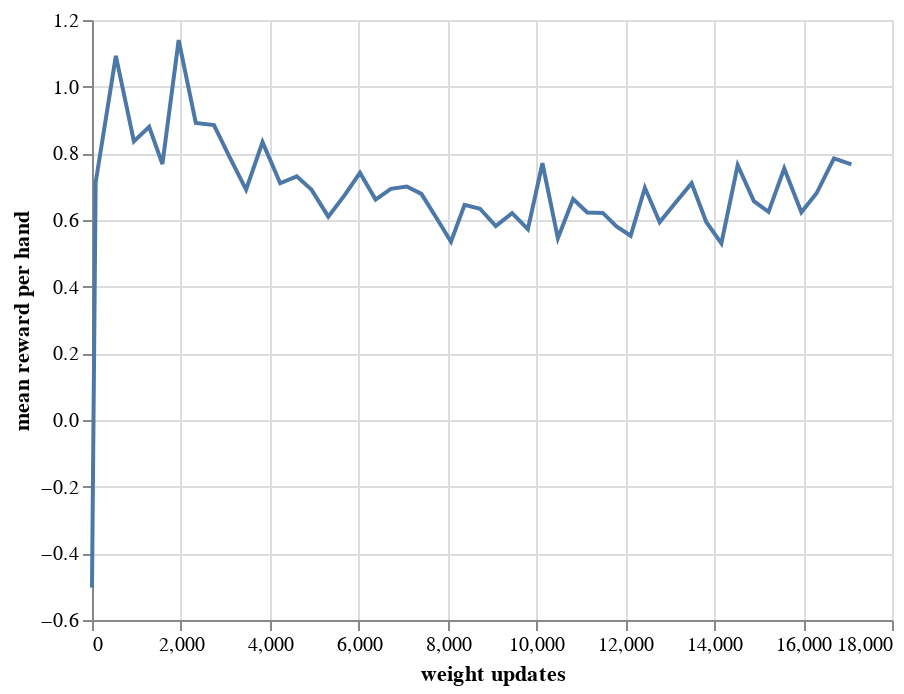

Notebook code for this chart:
### Code cell
alt.Chart(leduc).mark_line().encode(
    x=alt.X("timestep:Q", title="weight updates"),
    y=alt.Y("reward:Q", title="mean reward per hand"),
)

### Figure 1 — Vega-Lite specification as saved in the notebook (floating-point values rounded to 4 significant figures)
{"config": {"view": {"continuousWidth": 400, "continuousHeight": 300}}, "data": {"name": "data-76b76148c759c92a8a5bc1002558b0ae"}, "mark": "line", "encoding": {"x": {"type": "quantitative", "field": "timestep", "title": "weight updates"}, "y": {"type": "quantitative", "field": "reward", "title": "mean reward per hand"}}, "$schema": "https://vega.github.io/schema/vega-lite/v4.8.1.json", "datasets": {"data-76b76148c759c92a8a5bc1002558b0ae": [{"timestep": 0, "reward": -0.5029, "game": "Leduc Hold'em"}, {"timestep": 82, "reward": 0.7124, "game": "Leduc Hold'em"}, {"timestep": 537, "reward": 1.093, "game": "Leduc Hold'em"}, {"timestep": 943, "reward": 0.8359, "game": "Leduc Hold'em"}, {"timestep": 1286, "reward": 0.8792, "game": "Leduc Hold'em"}, {"timestep": 1584, "reward": 0.7681, "game": "Leduc Hold'em"}, {"timestep": 1950, "reward": 1.14, "game": "Leduc Hold'em"}, {"timestep": 2336, "reward": 0.891, "game": "Leduc Hold'em"}, {"timestep": 2744, "reward": 0.8847, "game": "Leduc Hold'em"}, {"timestep": 3097, "reward": 0.7886, "game": "Leduc Hold'em"}, {"timestep": 3467, "reward": 0.6911, "game": "Leduc Hold'em"}, {"timestep": 3837, "reward": 0.8337, "game": "Leduc Hold'em"}, {"timestep": 4235, "reward": 0.7103, "game": "Leduc Hold'em"}, {"timestep": 4607, "reward": 0.7309, "game": "Leduc Hold'em"}, {"timestep": 4941, "reward": 0.6905, "game": "Leduc Hold'em"}, {"timestep": 5317, "reward": 0.61, "game": "Leduc Hold'em"}, {"timestep": 5689, "reward": 0.6752, "game": "Leduc Hold'em"}, {"timestep": 6029, "reward": 0.7417, "game": "Leduc Hold'em"}, {"timestep": 6381, "reward": 0.6613, "game": "Leduc Hold'em"}, {"timestep": 6723, "reward": 0.6935, "game": "Leduc Hold'em"}, {"timestep": 7082, "reward": 0.7006, "game": "Leduc Hold'em"}, {"timestep": 7411, "reward": 0.6784, "game": "Leduc Hold'em"}, {"timestep": 7744, "reward": 0.6075, "game": "Leduc Hold'em"}, {"timestep": 8077, "reward": 0.5348, "game": "Leduc Hold'em"}, {"timestep": 8383, "reward": 0.6456, "game": "Leduc Hold'em"}, {"timestep": 8730, "reward": 0.6339, "game": "Leduc Hold'em"}, {"timestep": 9085, "reward": 0.5817, "game": "Leduc Hold'em"}, {"timestep": 9452, "reward": 0.6208, "game": "Leduc Hold'em"}, {"timestep": 9807, "reward": 0.5726, "game": "Leduc Hold'em"}, {"timestep": 10135, "reward": 0.7702, "game": "Leduc Hold'em"}, {"timestep": 10482, "reward": 0.5454, "game": "Leduc Hold'em"}, {"timestep": 10825, "reward": 0.6632, "game": "Leduc Hold'em"}, {"timestep": 11144, "reward": 0.6223, "game": "Leduc Hold'em"}, {"timestep": 11493, "reward": 0.6213, "game": "Leduc Hold'em"}, {"timestep": 11801, "reward": 0.5805, "game": "Leduc Hold'em"}, {"timestep": 12120, "reward": 0.5527, "game": "Leduc Hold'em"}, {"timestep": 12440, "reward": 0.6967, "game": "Leduc Hold'em"}, {"timestep": 12773, "reward": 0.5934, "game": "Leduc Hold'em"}, {"timestep": 13137, "reward": 0.6536, "game": "Leduc Hold'em"}, {"timestep": 13491, "reward": 0.7105, "game": "Leduc Hold'em"}, {"timestep": 13821, "reward": 0.594, "game": "Leduc Hold'em"}, {"timestep": 14161, "reward": 0.5301, "game": "Leduc Hold'em"}, {"timestep": 14528, "reward": 0.7641, "game": "Leduc Hold'em"}, {"timestep": 14892, "reward": 0.6567, "game": "Leduc Hold'em"}, {"timestep": 15222, "reward": 0.6242, "game": "Leduc Hold'em"}, {"timestep": 15575, "reward": 0.7545, "game": "Leduc Hold'em"}, {"timestep": 15961, "reward": 0.623, "game": "Leduc Hold'em"}, {"timestep": 16303, "reward": 0.6802, "game": "Leduc Hold'em"}, {"timestep": 16694, "reward": 0.7846, "game": "Leduc Hold'em"}, {"timestep": 17088, "reward": 0.7671, "game": "Leduc Hold'em"}]}}
